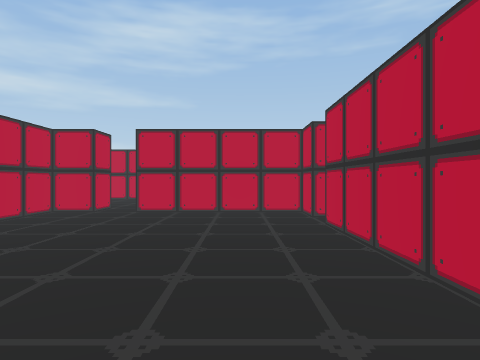
view 1 (above)

17 first-person views from a walk through a scene from a Unity 3-D project. The camera is 1.4 m above the floor, looks level and sees 75° across. The floor is counted in squares, 1.8 m on a side. Each view is taken from the middle of a square. On the plan, view 1 faces up. The plan holds only what a view shows up to about 11 squares ahead; the rest is blank. The player is left out.

view 2
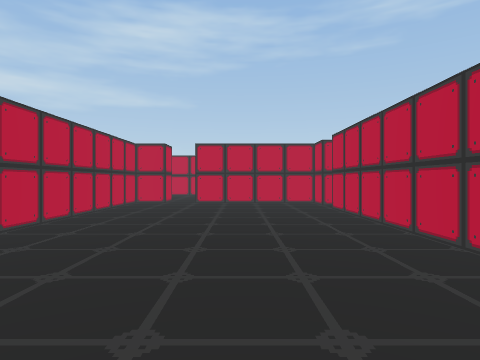

view 3
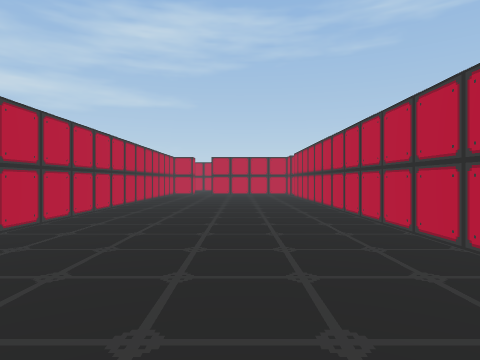

view 4
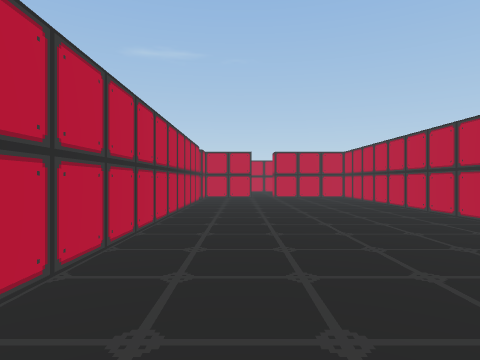

view 5
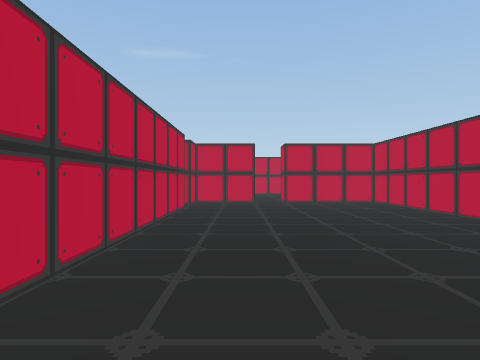

view 6
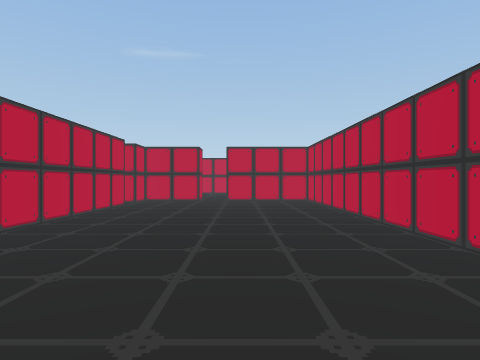

view 7
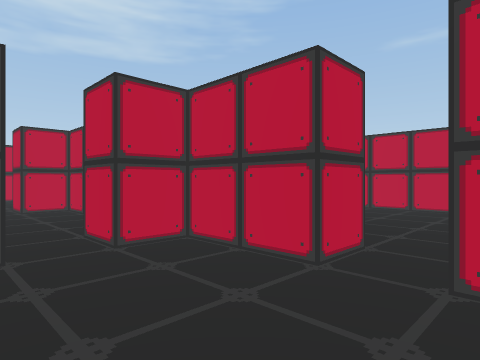

view 8
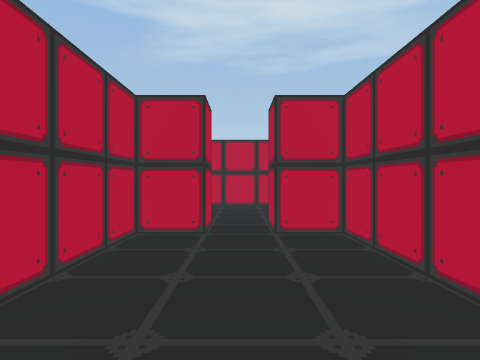

view 9
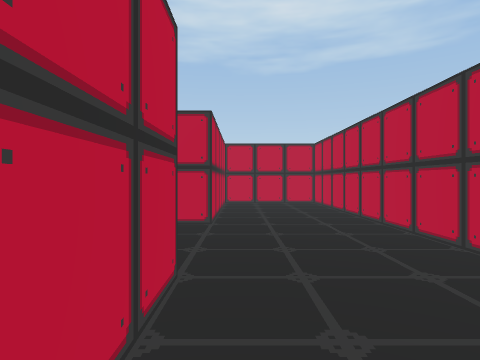

view 10
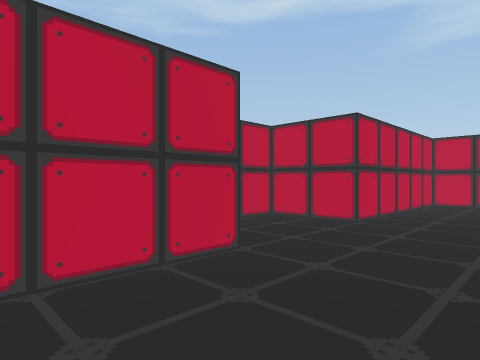

view 11
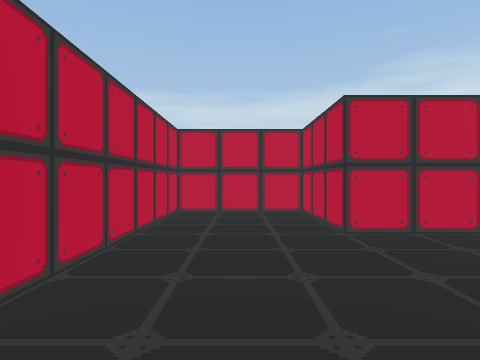

view 12
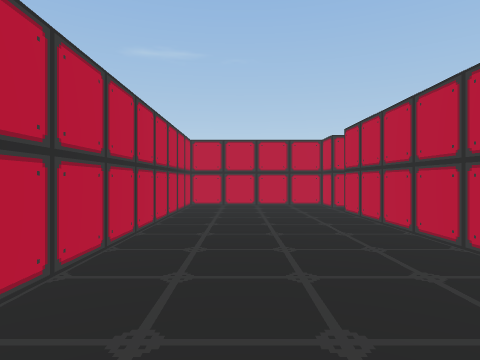

view 13
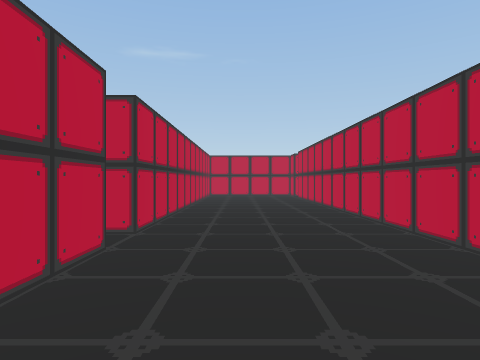

view 14
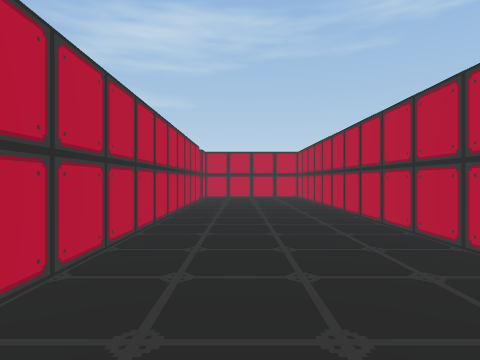

view 15
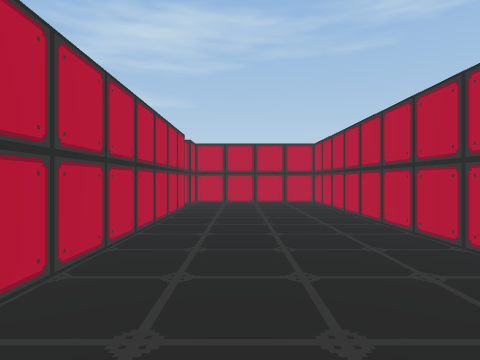

view 16
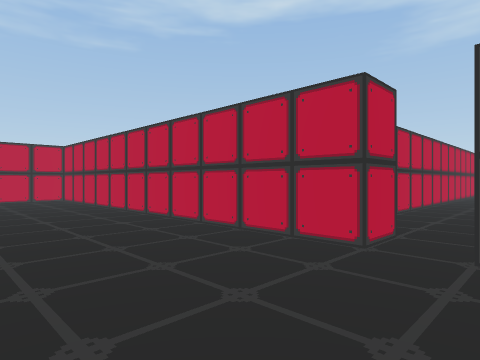

view 17
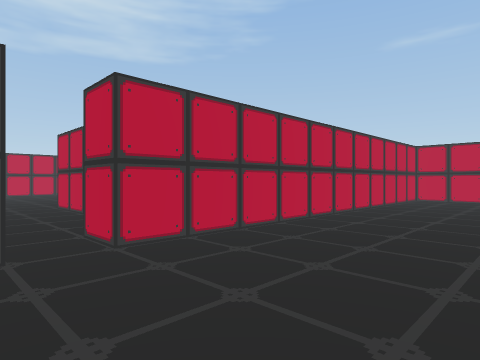

### Floor plan
Points are (right, up) in squares from view 1. A wall is a line through its corners. A room is listed if a view was taken in it or the views show most of it. See-through windows are left out.
Room 1 (views 1, 2, 3, 4, 5, 6, 7, 8)
walls: (-4.5, -7.2) (-4.5, -15.5) (-1.5, -15.5); (1.5, -13.6) (1.5, 5.5); (1.5, 6.5) (1.5, 7.5) (-2.5, 7.5); (-0.5, -15.5) (1.5, -15.5) (1.5, -14.5) (2.5, -14.5); (-3.5, 7.5) (-4.5, 7.5) (-4.5, -4.5)
ways out: opening at (-1, -16) to room 2; opening at (2, -14) to room 4; opening at (-3, 8); opening at (2, 6)
Room 2 (views 9, 10, 11)
walls: (-2.5, -16.5) (-2.5, -18.5) (-5.5, -18.5) (-5.5, -21.5) (5.5, -21.5) (5.5, -18.5) (0.5, -18.5) (0.5, -16.5) (-0.5, -16.5) (-0.5, -15.5)
ways out: opening at (-1, -16) to room 1
Room 3 (views 12, 13, 14, 15, 16, 17)
walls: (12.5, -3.5) (11.5, -3.5) (11.5, 7.5) (7.5, 7.5) (7.5, 6.5); (7.5, 5.5) (7.5, -13.5); (7.5, -14.5) (7.5, -15.5) (11.5, -15.5) (11.5, -4.5) (12.5, -4.5)
ways out: opening at (7, -14) to room 4; opening at (12, -4)
Room 4 (no view inside)
walls: (3.9, -15.5) (6.5, -15.5) (6.5, -14.5) (7.5, -14.5); (7.5, -13.5) (6.5, -13.5) (6.5, -12.5) (3.9, -12.5)
ways out: opening at (2, -14) to room 1; opening at (7, -14) to room 3

Positions as (right, up) in squares from view 1, and headings:
1: (0, 0), facing up
2: (-1, -3), facing up
3: (-1, -9), facing up
4: (0, -2), facing down
5: (0, -5), facing down
6: (-2, -4), facing down
7: (-2, -13), facing down-right
8: (2, -14), facing right
9: (-5, -19), facing right
10: (-5, -21), facing up-right
11: (2, -20), facing left
12: (10, -6), facing down
13: (10, 0), facing down
14: (9, -6), facing up
15: (9, -3), facing up
16: (8, -5), facing up-right
17: (8, -3), facing down-right
